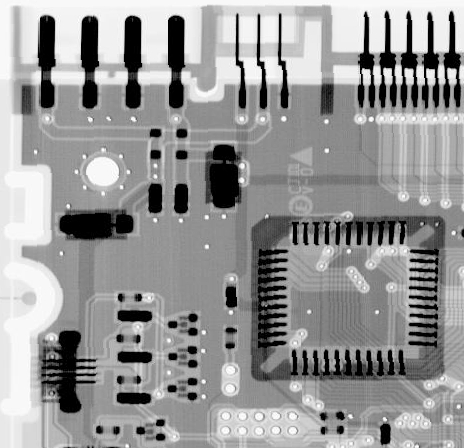
#> input picture 数字图像/lab3/丁晓琪_22336057_第五章作业/a.jpg, 464 x 448 px
$ python assignment1.py
#> lines starting #> are read from the running program, lines starting #| are printed output that depends on the picture
#> further down, image is the input picture: PIL image 464x448 L; min 0, max 255, mean 150.8
import numpy as np
from PIL import Image
import matplotlib.pyplot as plt

#添加椒盐噪声
def Add_SP_noise(noise_matrix):
    M,N=noise_matrix.shape
#> M = 448; N = 464
    for i in range(0,M):
        for j in range(0,N):
            random_num=np.random.rand()
            if(random_num<=0.2):
                noise_matrix[i][j]=255
            elif random_num>0.2 and random_num<=0.4:
                noise_matrix[i][j]=0
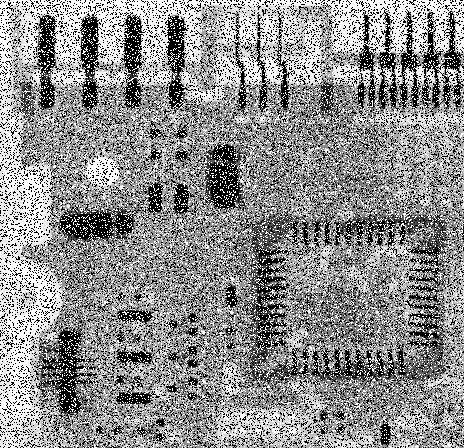
#> noise_matrix: shape (448, 464); min 0, max 255, mean 141.6

#中值滤波
def Median_Filtering(noise_matrix,kernel_size):
#> called with kernel_size = 5
    M,N=noise_matrix.shape
#> M = 448; N = 464
    filtered_matrix = np.zeros_like(noise_matrix, dtype=noise_matrix.dtype)
    ##拓展边界,镜像扩展
    pad_size=kernel_size//2
    padded_matrix=np.pad(noise_matrix,((pad_size, pad_size), (pad_size, pad_size)), mode='reflect')
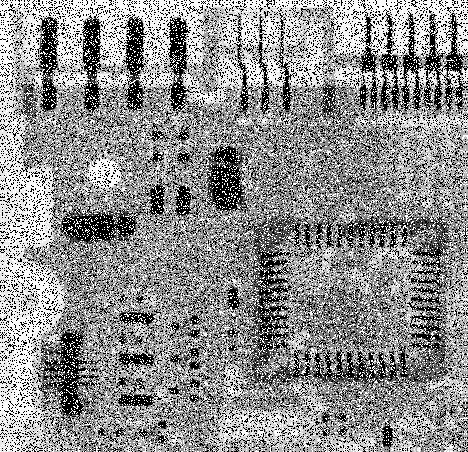
#> padded_matrix: shape (452, 468); min 0, max 255, mean 142.3
    print(padded_matrix.shape)
#| (452, 468)
    # 2
    for i in range(pad_size,M+pad_size):
        for j in range(pad_size,N+pad_size):
            window = padded_matrix[i-pad_size:i+pad_size, j-pad_size:j+pad_size]
            median_value=np.median(window)
            filtered_matrix[i-pad_size,j-pad_size]=median_value
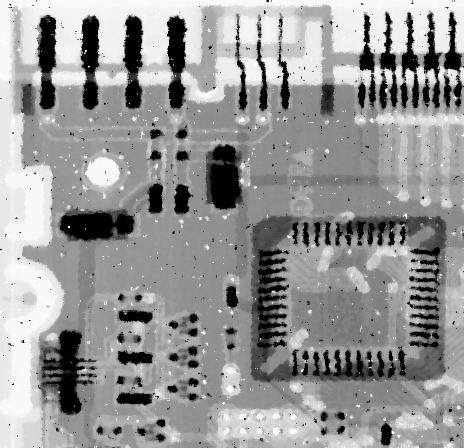
#> filtered_matrix: shape (448, 464); min 0, max 255, mean 150.6
    return filtered_matrix


if __name__=="__main__":
    image=Image.open('./a.jpg')
    gray_matrix=np.array(image)
    noise_matrix=np.copy(gray_matrix)
    Add_SP_noise(noise_matrix)
    fitered_matrix=Median_Filtering(noise_matrix,5)

    plt.figure(figsize=(15, 5))

    plt.subplot(1, 3, 1)
    plt.title('before Image')
    plt.imshow(gray_matrix, cmap='gray')
    plt.axis('off')

    plt.subplot(1, 3, 2)
    plt.title('Noisy Image')
    plt.imshow(noise_matrix, cmap='gray')
    plt.axis('off')

    plt.subplot(1, 3, 3)
    plt.title('Filtered Image')
    plt.imshow(fitered_matrix, cmap='gray')
    plt.axis('off')

    plt.show()
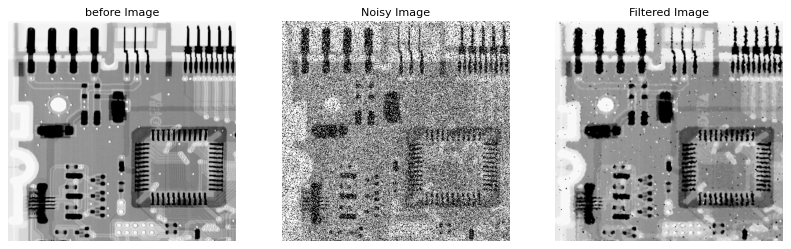
#> figure drawn by matplotlib, 3 panels
